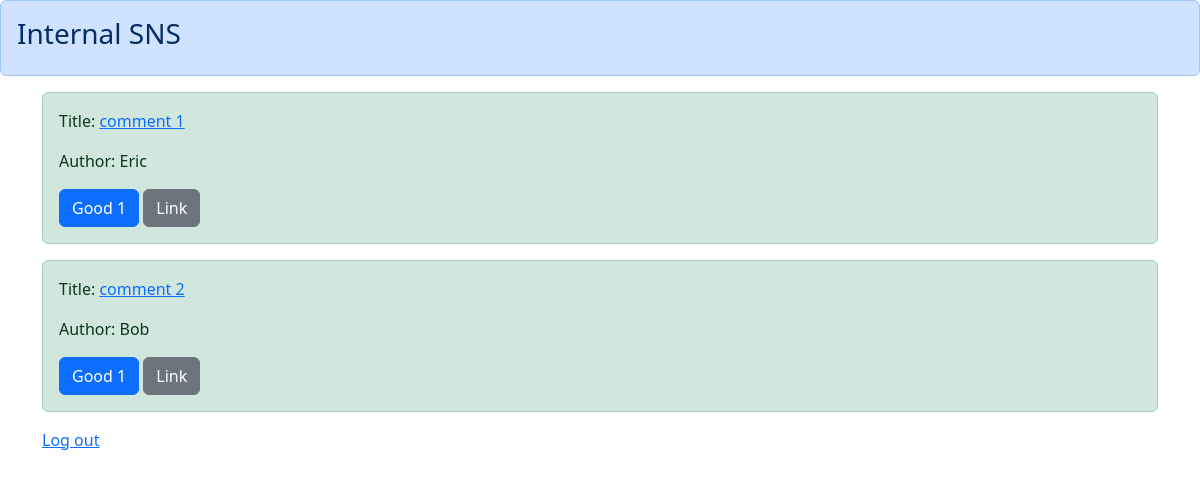
The page /list/ (signed in) on the database as committed earlier.
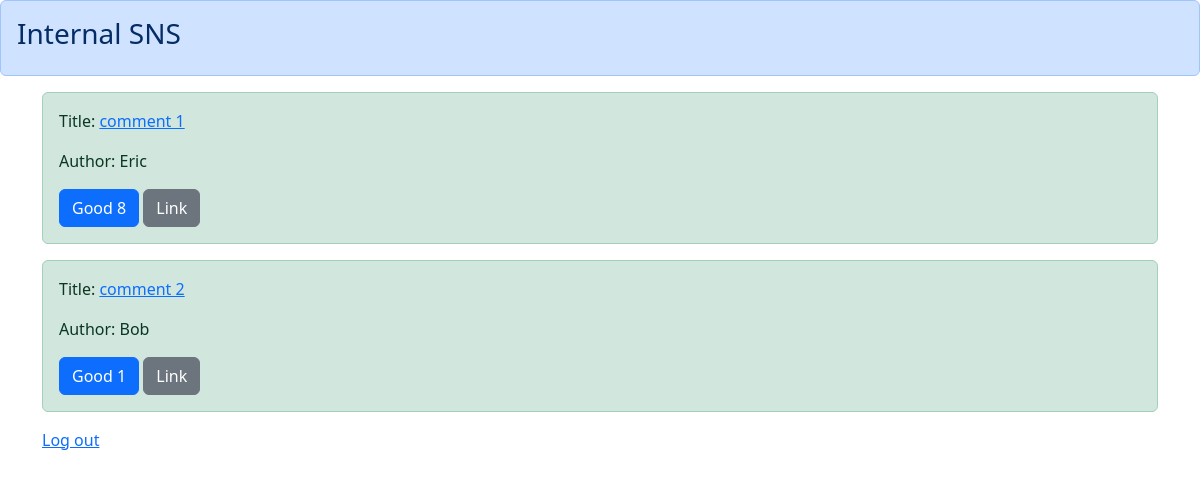
The same page on the database as committed later.
### boardapp/models.py (models this page shows)
class BoardModel(models.Model):
    title = models.CharField(max_length=1024)
    content = models.TextField()
    author = models.CharField(max_length=50)
    sns_image = models.ImageField(upload_to="")
    good = models.IntegerField()
    read = models.IntegerField()
    read_text = models.TextField()

### boardapp/views.py (the view)
# urls.py: path("list/", listfunc, name="list"),
@login_required
def listfunc(request):
    object_list = BoardModel.objects.all()
    return render(request, "list.html", {
        "object_list": object_list
    })

### templates/list.html
{% extends "base.html" %}
{% block header %}
<div class="alert alert-primary" role="alert">
    <h3>Internal SNS</h3>
</div>
{% endblock header %}
{% block content %}
{% if user.is_authenticated %}
    <div class="container">
        {% for item in object_list %}
            <div class="alert alert-success" role="alert">
                <p>Title: <a href="{% url "detail" item.pk %}">{{ item.title }}</a></p>
                <p>Author: {{ item.author }}</p>
                <a class="btn btn-primary" role="button" aria-disabled="true">Good {{ item.good }}</a>
                <a class="btn btn-secondary" role="button" aria-disabled="true">Link</a>
            </div>
        {% endfor %}
        <a href="{% url "logout" %}">Log out</a>
    </div>
{% else %}
<h2>Please Log in</h2>
{% endif %}
{% endblock content %}

### templates/base.html (shortened to what this page needs)
<!doctype html>
<html lang="en">
  <head>
    <link href="https://cdn.jsdelivr.net/npm/bootstrap@5.3.2/dist/css/bootstrap.min.css" rel="stylesheet">
  </head>
    {% block header %}
    {% endblock header %}
    {% block content %}
    {% endblock content %}
</html>

Rows that differ between the two databases and show on the page:
changed BoardModel "comment 1": good "1" → "8"
